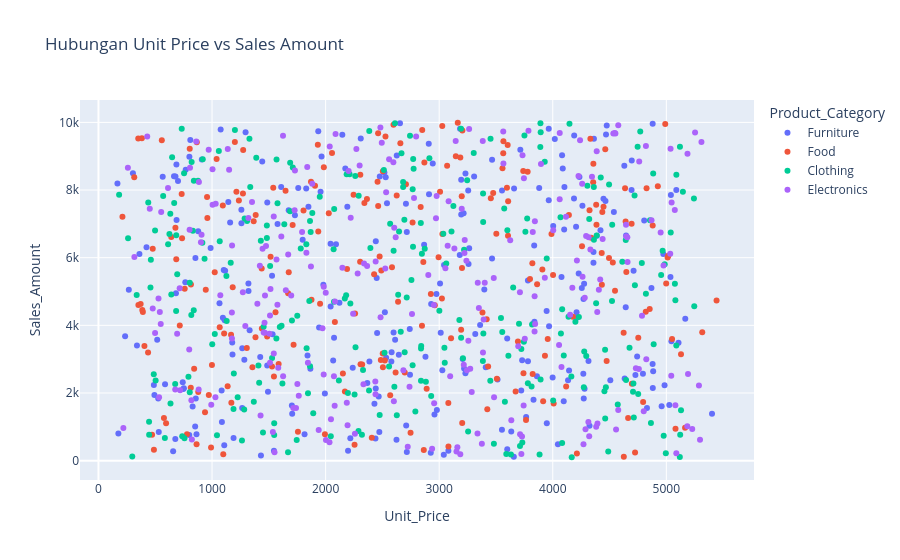

The cell this chart's notebook holds for it:
### Code cell
fig_scatter = px.scatter(
    df,
    x='Unit_Price',
    y='Sales_Amount',
    color='Product_Category',
    hover_data=['Sales_Rep', 'Region'],  # Menampilkan info tambahan saat kursor diarahkan
    title='Hubungan Unit Price vs Sales Amount'
)

fig_scatter.show()

### Figure 1 — Plotly figure (JSON) as saved in the notebook; plotly's stock layout.template omitted (floating-point values rounded to 4 significant figures; data arrays with more than 128 entries replaced by an {"elided": "..."} marker saying what was removed)
{"data": [{"customdata": {"elided": "260x2 str values"}, "hovertemplate": "Product_Category=Furniture<br>Unit_Price=%{x}<br>Sales_Amount=%{y}<br>Sales_Rep=%{customdata[0]}<br>Region=%{customdata[1]}<extra></extra>", "legendgroup": "Furniture", "marker": {"color": "#636efa", "symbol": "circle"}, "mode": "markers", "name": "Furniture", "orientation": "v", "showlegend": true, "type": "scatter", "x": {"elided": "260 float values"}, "xaxis": "x", "y": {"elided": "260 float values"}, "yaxis": "y"}, {"customdata": {"elided": "226x2 str values"}, "hovertemplate": "Product_Category=Food<br>Unit_Price=%{x}<br>Sales_Amount=%{y}<br>Sales_Rep=%{customdata[0]}<br>Region=%{customdata[1]}<extra></extra>", "legendgroup": "Food", "marker": {"color": "#EF553B", "symbol": "circle"}, "mode": "markers", "name": "Food", "orientation": "v", "showlegend": true, "type": "scatter", "x": {"elided": "226 float values"}, "xaxis": "x", "y": {"elided": "226 float values"}, "yaxis": "y"}, {"customdata": {"elided": "268x2 str values"}, "hovertemplate": "Product_Category=Clothing<br>Unit_Price=%{x}<br>Sales_Amount=%{y}<br>Sales_Rep=%{customdata[0]}<br>Region=%{customdata[1]}<extra></extra>", "legendgroup": "Clothing", "marker": {"color": "#00cc96", "symbol": "circle"}, "mode": "markers", "name": "Clothing", "orientation": "v", "showlegend": true, "type": "scatter", "x": {"elided": "268 float values"}, "xaxis": "x", "y": {"elided": "268 float values"}, "yaxis": "y"}, {"customdata": {"elided": "246x2 str values"}, "hovertemplate": "Product_Category=Electronics<br>Unit_Price=%{x}<br>Sales_Amount=%{y}<br>Sales_Rep=%{customdata[0]}<br>Region=%{customdata[1]}<extra></extra>", "legendgroup": "Electronics", "marker": {"color": "#ab63fa", "symbol": "circle"}, "mode": "markers", "name": "Electronics", "orientation": "v", "showlegend": true, "type": "scatter", "x": {"elided": "246 float values"}, "xaxis": "x", "y": {"elided": "246 float values"}, "yaxis": "y"}], "layout": {"legend": {"title": {"text": "Product_Category"}, "tracegroupgap": 0}, "title": {"text": "Hubungan Unit Price vs Sales Amount"}, "xaxis": {"anchor": "y", "domain": [0, 1], "title": {"text": "Unit_Price"}}, "yaxis": {"anchor": "x", "domain": [0, 1], "title": {"text": "Sales_Amount"}}}}
